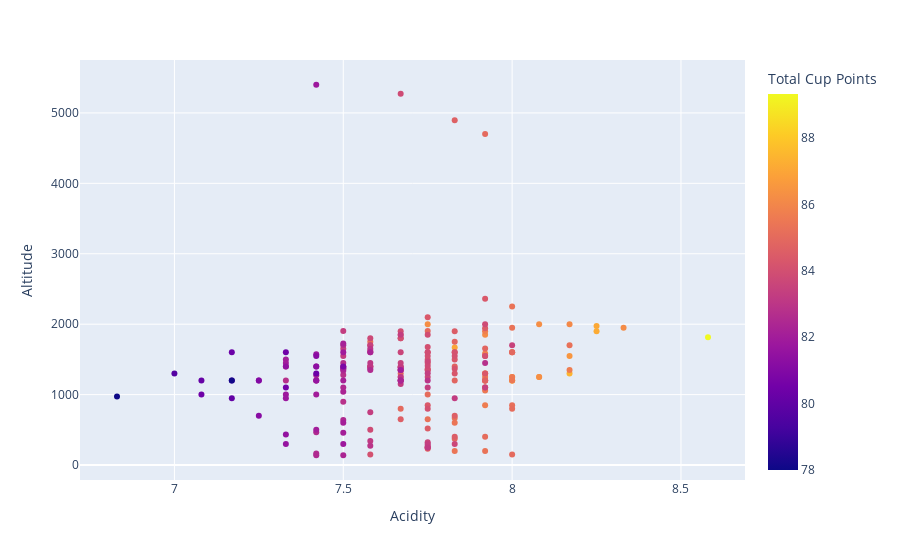

The notebook cell this image was saved under:
### Code cell
alti_acid_sctr = px.scatter(
    df_coffee,
    x='Acidity',
    y='Altitude',
    color='Total Cup Points',
    hover_data='Processing Method'
)

alti_acid_sctr.show()

### Figure 1 — Plotly figure (JSON) as saved in the notebook; plotly's stock layout.template omitted (floating-point values rounded to 4 significant figures; data arrays with more than 128 entries replaced by an {"elided": "..."} marker saying what was removed)
{"data": [{"customdata": {"elided": "207x1 str values"}, "hovertemplate": "Acidity=%{x}<br>Altitude=%{y}<br>Processing Method=%{customdata[0]}<br>Total Cup Points=%{marker.color}<extra></extra>", "legendgroup": "", "marker": {"color": {"elided": "207 float values"}, "coloraxis": "coloraxis", "symbol": "circle"}, "mode": "markers", "name": "", "orientation": "v", "showlegend": false, "type": "scatter", "x": {"elided": "207 float values"}, "xaxis": "x", "y": {"elided": "207 float values"}, "yaxis": "y"}], "layout": {"coloraxis": {"colorbar": {"title": {"text": "Total Cup Points"}}, "colorscale": [[0, "#0d0887"], [0.1111, "#46039f"], [0.2222, "#7201a8"], [0.3333, "#9c179e"], [0.4444, "#bd3786"], [0.5556, "#d8576b"], [0.6667, "#ed7953"], [0.7778, "#fb9f3a"], [0.8889, "#fdca26"], [1, "#f0f921"]]}, "legend": {"tracegroupgap": 0}, "margin": {"t": 60}, "xaxis": {"anchor": "y", "domain": [0, 1], "title": {"text": "Acidity"}}, "yaxis": {"anchor": "x", "domain": [0, 1], "title": {"text": "Altitude"}}}}
